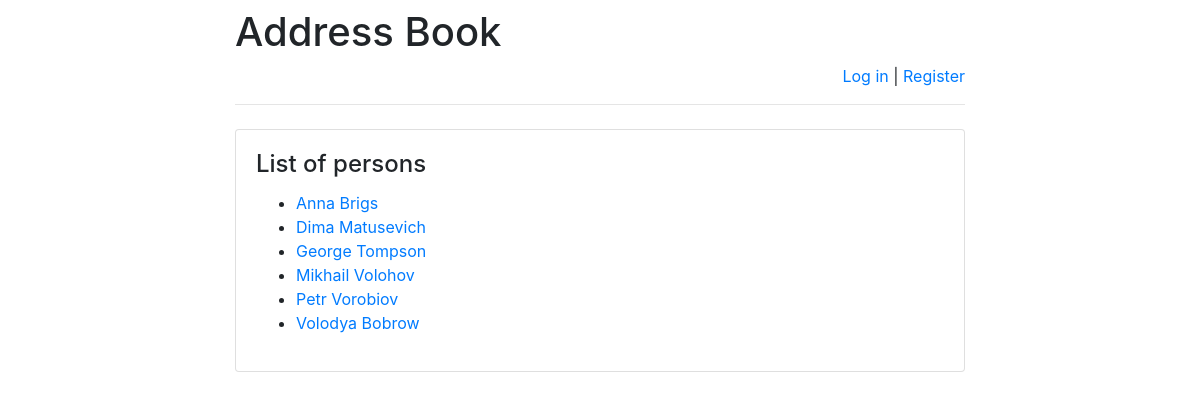
The app's page /addressbook/, older data.
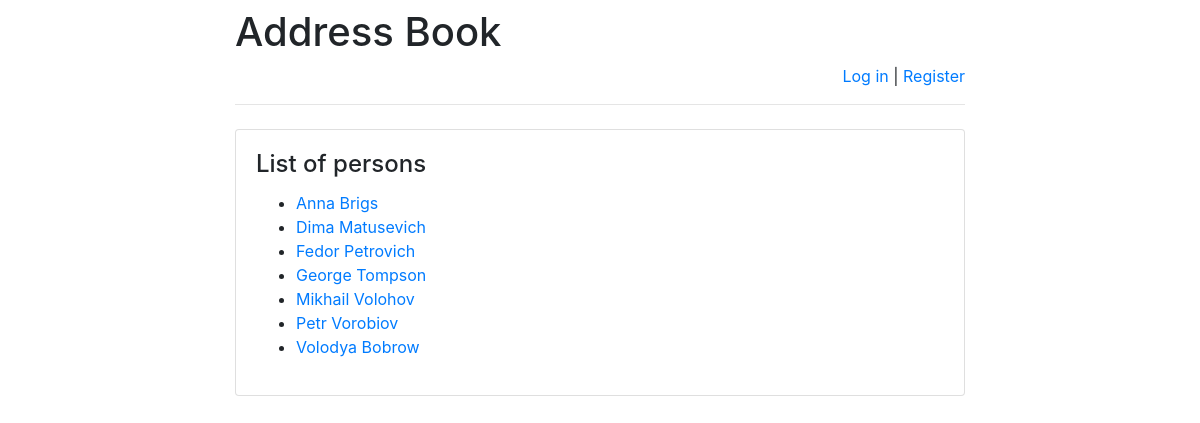
The same page, newer data.
### addressbook/models.py (models this page shows)
class Person(models.Model):
    person_text = models.CharField(max_length=255)
    pub_date = models.DateTimeField('date published')

### addressbook/views.py (the view)
# urls.py: path(r'', views.index, name='index'),
def index(request):
    message = None
    if "message" in request.GET:
        message = request.GET["message"]
    return render(
        request,
        "index.html",
        {
            "latest_persons":
                Person.objects.order_by('person_text')[:25],
            "message": message
        }
    )

### templates/index.html (shortened to what this page needs)
{% extends 'base.html' %}
{% block main %}
    <h4 class="card-title">List of persons</h4>
{% if latest_persons %}
    <ul>
        {% for person in latest_persons %}
            <li>
                <a href="/addressbook/{{ person.id }}/">
                    {{ person.person_text }}
                </a>
            </li>
        {% endfor %}
    </ul>
{% else %}
    <p>No persons are available right now.</p>
{% endif %}
{% endblock %}

Row changes from the older to the newer data that the page shows:
added Person: person_text "Fedor Petrovich"
